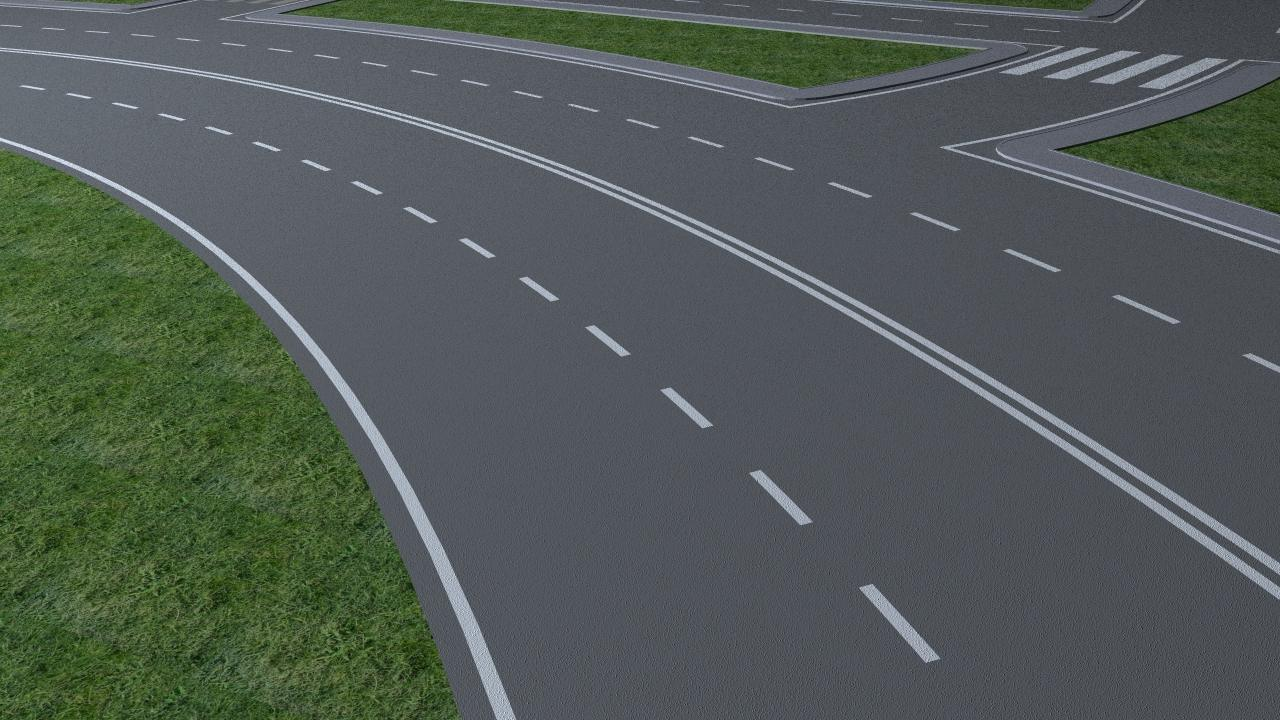
#> input picture opencv/commercial/Road/straight/roads.jpg, 1280 x 720 px
$ python roadDist.py   (Python 2 division)   (older library calls are emulated)
#> lines starting #> are read from the running program, lines starting #| are printed output that depends on the picture; after the words box and inside, x2 and y2 are one past the last pixel; in counts of white or black regions, pixels touching at a corner belong together
import cv2
import numpy as np

def drawLines(img, lines):
    for line in lines:
        # print "drew a line!"
        rho, theta = line[0]
        a = np.cos(theta)
        b = np.sin(theta)
        x0 = a*rho
        y0 = b*rho
        x1 = int(x0 + COLS*(-b))
        y1 = int(y0 + ROWS*(a))
        x2 = int(x0 - COLS*(-b))
        y2 = int(y0 - ROWS*(a))
        cv2.line(img, (x1, y1), (x2, y2), (0, 0, 255), 1)
#
# def lineStart(event, x, y, flags, param):
#     if event == cv2.EVENT_LBUTTONUP
cv2.namedWindow("road")
# cv2.setMouseCallback('frame', lineStart)
frame = cv2.imread("roads.jpg")
#> frame is the input picture: shape (720, 1280, 3); mean B, G, R 86.5, 90.4, 81.8
ROWS, COLS, _ = np.shape(frame)
#> ROWS = 720; COLS = 1280
if ROWS > COLS:
    COLS = ROWS
else:
    ROWS = COLS
#> ROWS = 1280
PROP = .2 # 0.04
mLen = int(COLS * PROP) # try 80
#> mLen = 256
KER = 5 # 5
blur = cv2.GaussianBlur(frame, (KER,KER), 0)
# blur = frame
edge = cv2.Canny(blur, 128, 255)
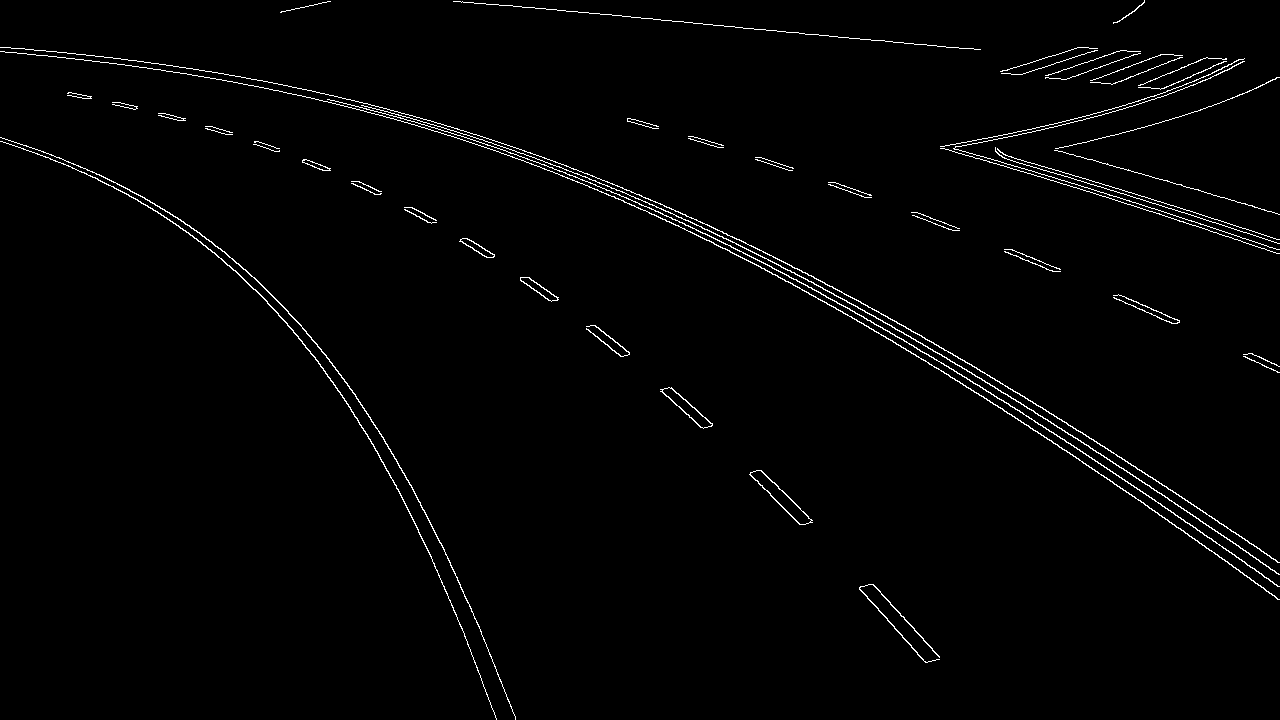
#> edge: shape (720, 1280); 1.5% white in thin lines or dots
kernel = np.ones((KER, KER))
edge = cv2.dilate(edge, kernel, iterations = 3)
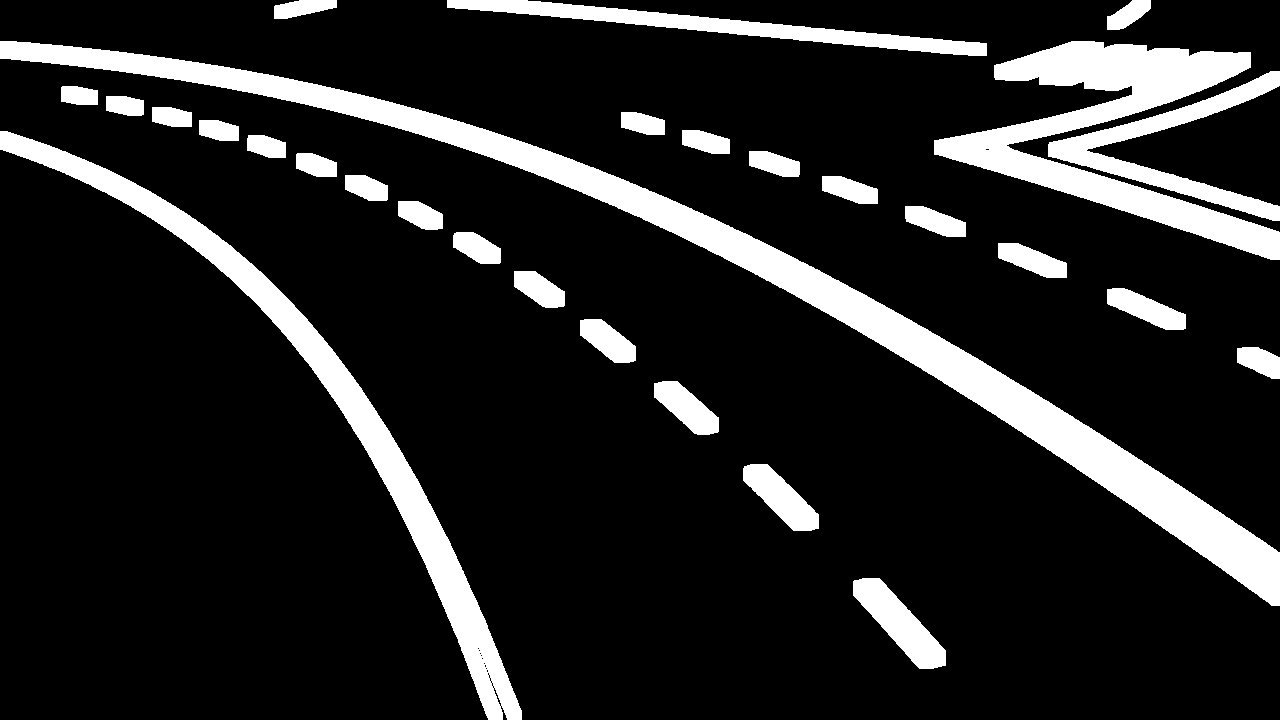
#> edge: shape (720, 1280); 14.3% white; 29 white regions
# lines = cv2.HoughLines(edge, 1, np.pi/180, mLen)
# drawLines(frame, lines)

im2, contours, hierarchy = cv2.findContours(edge, cv2.RETR_EXTERNAL, cv2.CHAIN_APPROX_SIMPLE)
#> contours = 29 contours; largest, box (x1, y1, x2, y2) and area: (0, 41, 1280, 606) 42592, (934, 41, 1280, 260) 22013, (0, 131, 522, 720) 21562, (1048, 71, 1280, 221) 6936, (447, 0, 987, 56) 6818
cv2.drawContours(frame, contours, -1, 150,  3)
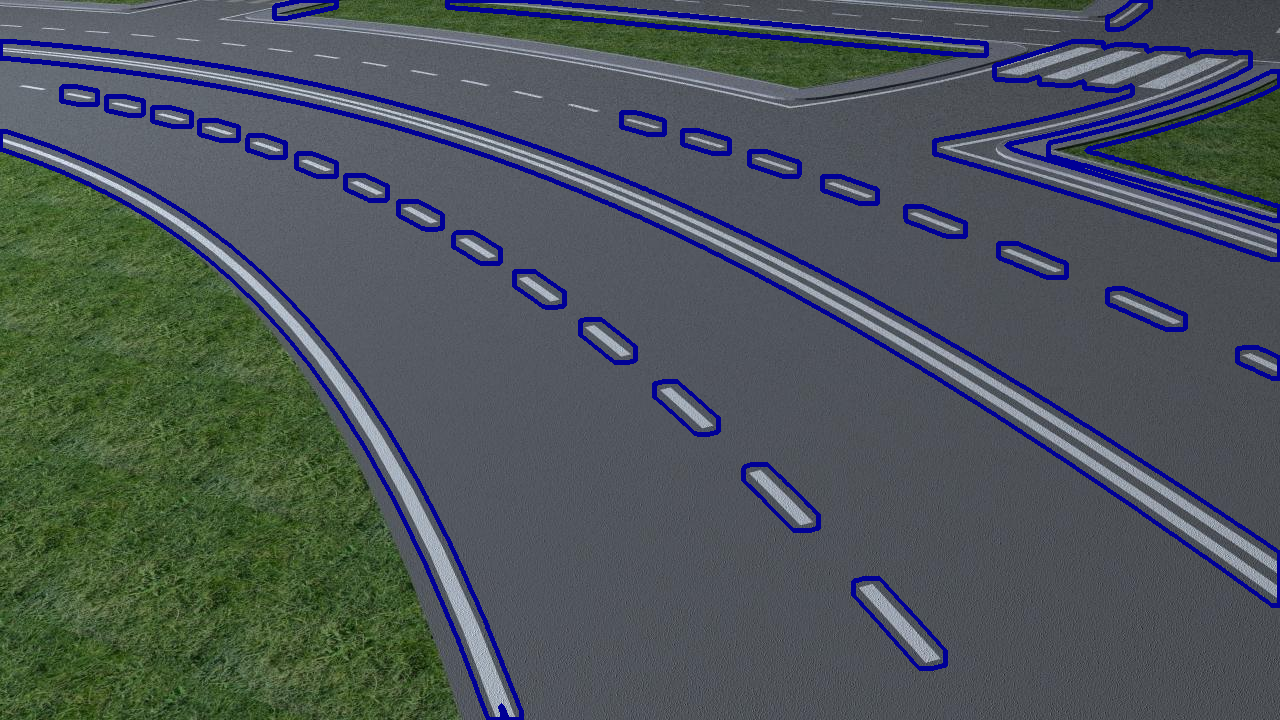
#> frame: shape (720, 1280, 3); 5.75% of pixels changed, all inside (x1, y1, x2, y2) = (0, 0, 1280, 720)
for i, cont in enumerate(contours):
    # print cont[::2]
    # print tuple(cont[::2][0][0])
    # if cv2.isContourConvex(cont):
    cv2.circle(frame, tuple(cont[1::2][0][0]), 3, (0, 0, 255), -1)
    leng =  cv2.arcLength(cont, closed = False)
    font = cv2.FONT_HERSHEY_SIMPLEX
    cv2.putText(frame, "{}-{}".format(i, leng), tuple(cont[1::2][0][0]), font, .5, (0, 255, 0), 1, cv2.LINE_AA)

    # fit a line
    [vx,vy,x,y] = cv2.fitLine(cont, cv2.DIST_L2,0,0.01,0.01)
    lefty = int((-x*vy/vx) + y)
    righty = int(((COLS-x)*vy/vx)+y)
    cv2.line(frame,(ROWS-1,righty),(0,lefty),(0,255,0),2)
#> this loop made 29 passes
#> (leng, vx, vy, x, y, lefty, righty) on passes 1 to 12: (266.7, [0.684], [0.729], [900.6], [623.7], -336, 1028), (207, [0.826], [0.564], [778], [493.9], -37, 836), (173.9, [0.773], [0.635], [686.7], [409.2], -154, 896), (114.2, [0.997], [-0.0836], [1258.9], [362.1], 467, 360), (145.6, [0.856], [0.517], [608.8], [341], -26, 746), (194.4, [0.957], [0.29], [1145.7], [308.6], -38, 349), (125.8, [0.978], [0.21], [540.8], [290.5], 174, 449), (160.6, [0.993], [0.121], [1032.1], [259.6], 133, 289), (118.5, [0.986], [0.164], [475.8], [246.4], 167, 380), (143.3, [0.999], [0.0433], [934.3], [221], 180, 235), (107.6, [0.991], [-0.133], [421.2], [214.8], 271, 99), (129.8, [0.999], [-0.0462], [849.2], [189.5], 228, 169)
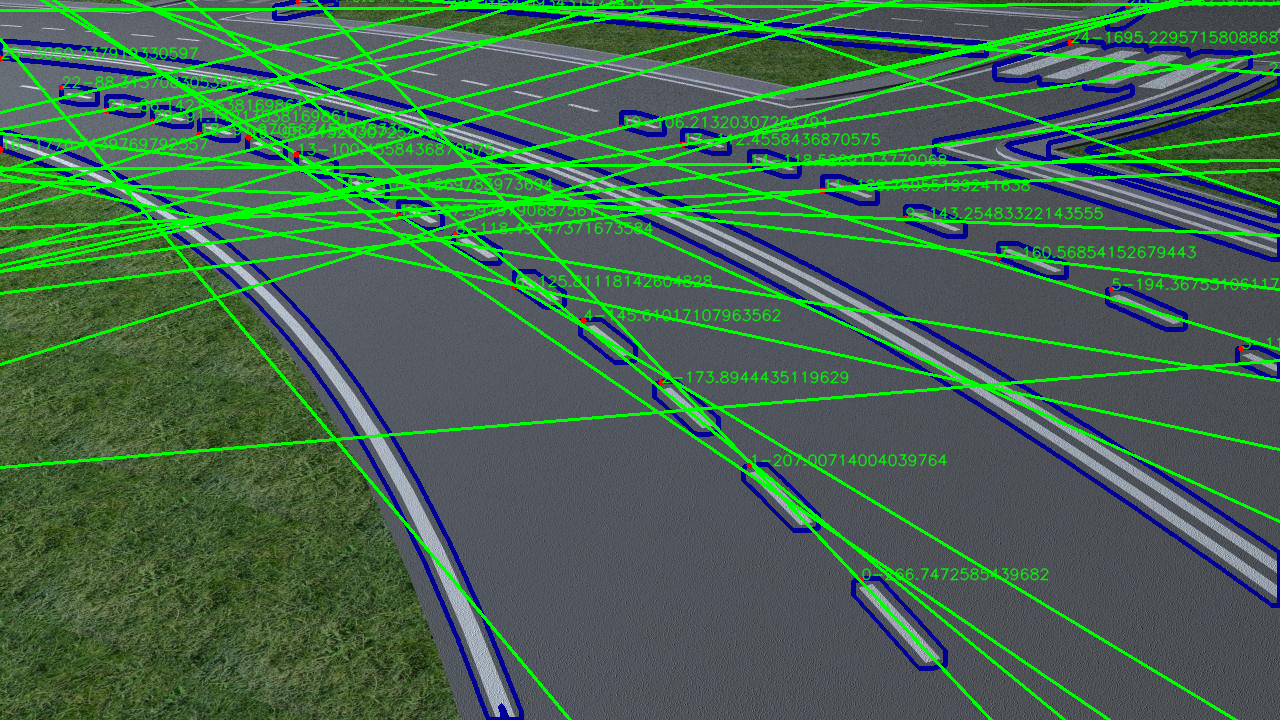
#> frame: shape (720, 1280, 3); 12.58% of pixels changed, all inside (x1, y1, x2, y2) = (0, 0, 1280, 720)

    # hull = cv2.convexHull(cont)
    # cv2.drawContours(frame, hull, -1, (0, 150, 150), 3)
    # break

print len(contours)
#| 29
cv2.imshow("road", frame)
cv2.imshow("edge", edge)

# print lines

cv2.waitKey(0)
cv2.destroyAllWindows()

$ run again, with opencv/commercial/Road/straight/coord.png saved as opencv/commercial/Road/straight/roads.jpg
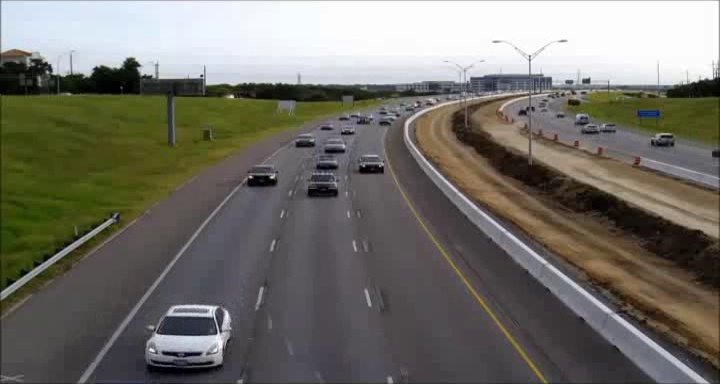
#> input picture opencv/commercial/Road/straight/coord.png, 720 x 384 px
#> frame is the input picture: shape (384, 720, 3); mean B, G, R 105.3, 113, 115.3
#> `edge = cv2.dilate(edge, kernel, iterations = 3)`:
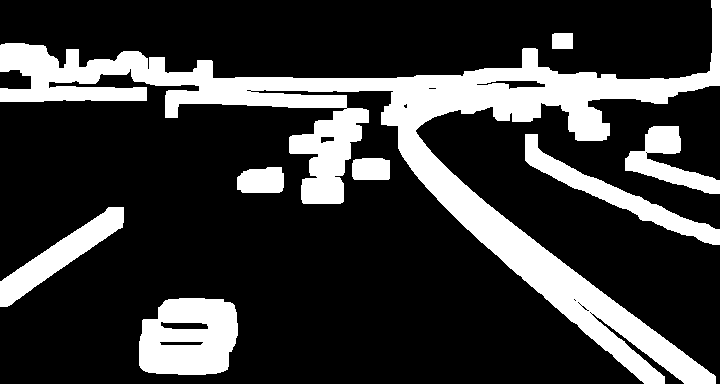
#> edge: shape (384, 720); 22.5% white; 8 white regions
#> contours = 8 contours; box (x1, y1, x2, y2) and area: (0, 0, 720, 384) 42232, (139, 298, 238, 375) 6438, (525, 134, 720, 245) 3587, (0, 207, 124, 307) 3360, (625, 126, 720, 194) 2397, (237, 167, 284, 193) 1018, (352, 158, 390, 180) 748, (552, 33, 573, 49) 298
#> the loop `for i, cont in enumerate(contours):` made 8 passes
#> (leng, vx, vy, x, y, lefty, righty) on passes 1 to 8: (298.4, [0.995], [-0.102], [195.4], [338.1], 358, 284), (339.4, [0.819], [-0.574], [61.11], [253.9], 296, -207), (119.8, [0.997], [0.081], [257.3], [178.7], 157, 216), (91.31, [0.996], [-0.0897], [366.8], [165.8], 198, 133), (499.9, [0.915], [0.404], [617.7], [196.4], -76, 241), (331.9, [0.884], [0.468], [669.8], [166.4], -188, 192), (51.41, [0.957], [0.289], [559.2], [38.33], -130, 86), (4172.3, [0.943], [0.334], [427.6], [165.3], 13, 268)
#> after the loop `for i, cont in enumerate(contours):`:
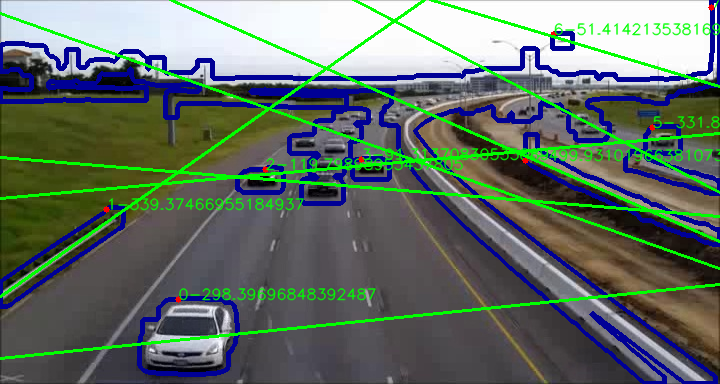
#> frame: shape (384, 720, 3); mean B, G, R 103.2, 112.2, 98.4
#| 8
